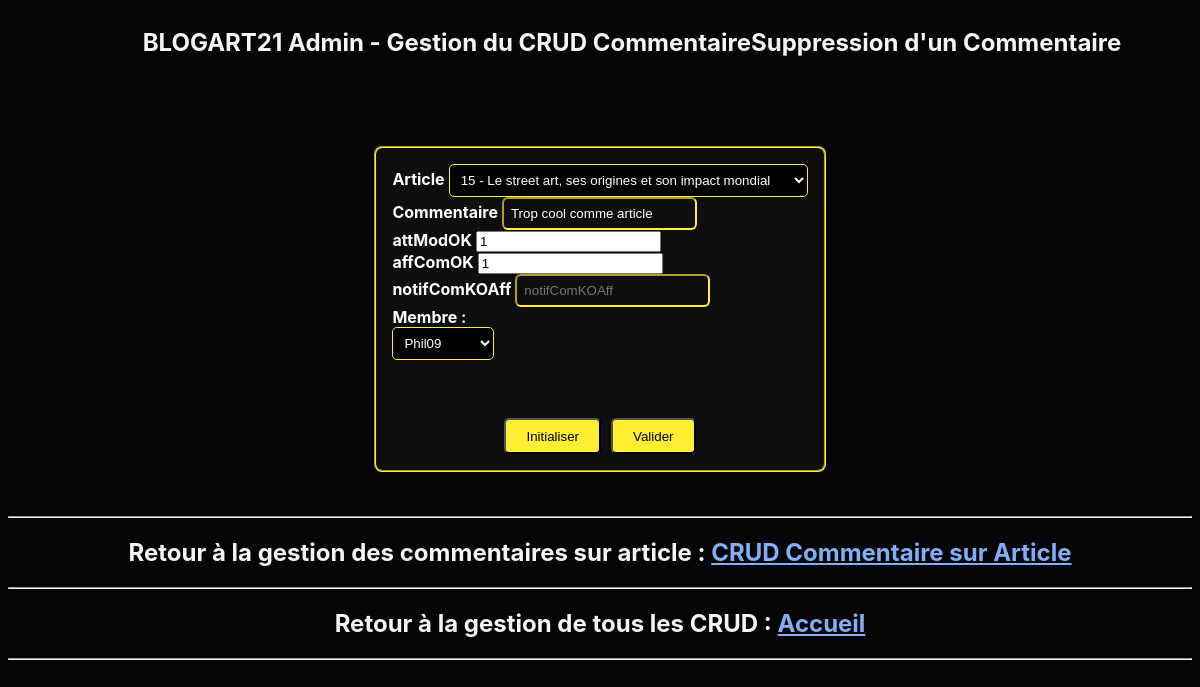
The app's page /back/comment/updateComment.php?numSeqCom=5&numArt=3 with its own data.
### tables this page shows
CREATE TABLE `comment` (
  `numSeqCom` int(10) NOT NULL,
  `numArt` int(8) NOT NULL,
  `dtCreCom` datetime DEFAULT NULL,
  `libCom` text NOT NULL,
  `attModOK` tinyint(1) DEFAULT 0,
  `affComOK` tinyint(1) DEFAULT 0,
  `notifComKOAff` text DEFAULT NULL,
  `delLogiq` tinyint(1) DEFAULT 0,
  `numMemb` int(10) NOT NULL
);

### CLASS_CRUD/article.class.php (called while the page is built, shortened)
<?php
require_once __DIR__ . '../../CONNECT/database.php';
class ARTICLE
{
    function get_AllArticles()
    {
        global $db;
        $query = 'SELECT * FROM article';
        $request = $db->query($query);
        $result = $request->fetchAll();
        return ($result);
    }
}

### CLASS_CRUD/comment.class.php (called while the page is built, shortened)
<?php
require_once __DIR__ . '../../CONNECT/database.php';
class COMMENT
{
	function get_1CommentWithMembre($numSeqCom, $numArt)
	{
		global $db;
		$query = 'SELECT * FROM comment INNER JOIN membre ON comment.numMemb = membre.numMemb WHERE (numSeqCom = :numSeqCom AND numArt = :numArt)';
		$request = $db->prepare($query);
		$request->bindParam(':numSeqCom',  $numSeqCom);
		$request->bindParam(':numArt',  $numArt);
		$request->execute();
		$result = $request->fetch();
		$myfile = fopen("./log.txt", "w") or die("Unable to open file!");
		$txt = "
		$numSeqCom
		$numArt
$result
            ";
		return ($result);
	}
}

### CLASS_CRUD/membre.class.php (called while the page is built, shortened)
<?php
require_once __DIR__ . '../../CONNECT/database.php';
class MEMBRE
{
    function get_AllMembres()
    {
        global $db;
        $query = 'SELECT * FROM MEMBRE;';
        $result = $db->query($query);
        $allMembres = $result->fetchAll();
        return ($allMembres);
    }
}

### back/comment/updateComment.php (the view, shortened to what this page needs)
<?php
require_once __DIR__ . '/../../CLASS_CRUD/comment.class.php';
$comm = new COMMENT;
require_once __DIR__ . '/../../CLASS_CRUD/membre.class.php';
$monMembre = new MEMBRE;
require_once __DIR__ . '/../../CLASS_CRUD/article.class.php';
$monArticle = new ARTICLE;
if ($_SERVER["REQUEST_METHOD"] == 'POST') {
    if ($_POST["Submit"] === "Annuler") {
        header("Location: ./comment.php");
        die();
    }
    $numSeqCom = $_POST["numSeqCom"];
    $numArt = $_POST["numArt"];
    $numMemb = $_POST["numMemb"];
    $comm->update($numSeqCom, $numArt, $_POST['dtCreCom'], $_POST['libCom'], $_POST['attModOK'], $_POST['affComOK'], $_POST['notifComKOAff'], $numMemb);
    $updated = true;
    $resultComment = $comm->get_1CommentWithMembre($numSeqCom, $numArt);
} else {
    $numSeqCom = $_GET['numSeqCom'];
    $numArt = $_GET['numArt'];
    $resultComment = $comm->get_1CommentWithMembre($numSeqCom, $numArt);
}
if ($resultComment) {
    $numArt = $resultComment['numArt'];
    $libCom = $resultComment['libCom'];
    $attModOK = $resultComment['attModOK'];
    $affComOK = $resultComment['affComOK'];
    $notifComKOAff = $resultComment['notifComKOAff'];
    $numMemb = $resultComment["numMemb"];
}
?>
<!DOCTYPE html>
<html lang="fr">
<head>
    <link href="../css/style.css" rel="stylesheet" type="text/css" />
    <link href="../css/back-office.css" rel="stylesheet" type="text/css" />
    <link href="../css/footer-back.css" rel="stylesheet" type="text/css" />
</head>
<body class="twa-back">
    <div class="title">
        <h1>BLOGART21 Admin - Gestion du CRUD Commentaire</h1>
        <h2>Suppression d'un Commentaire</h2>
    </div>
    <br>
    <form method="post" action=".\updateComment.php" >
        <div class="fieldset-container">
            <fieldset>
                <div class="controlgroup-colonne">
                    <div class="field">
                        <label>Article</label>
                        <select name="numArt" id="numArt">
                            <?php
                            $allArticles = $monArticle->get_AllArticles();
                            foreach ($allArticles as $row) {
                                if ($row["numArt"] === $numArt) {
                                    $selected = "selected";
                                } else {
                                    $selected = "";
                                } ?>
                                <option value="<?= $row['numArt'] ?>" <?= $selected ?>><?= $row['numArt'] ?> - <?= $row['libTitrArt'] ?></option>
                            <?php
                            }
                            ?>
                        </select>
                    </div>
                    <div class="field">
                        <label>Commentaire</label>
                        <input type="text" name="libCom" placeholder="Commentaire" value="<?php echo ($libCom); ?>">
                    </div>
                    <div class="field">
                        <label>attModOK</label>
                        <input type="number" name="attModOK" placeholder="attModOK" value="<?php echo ($attModOK); ?>">
                    </div>
                    <div class="field">
                        <label>affComOK</label>
                        <input type="number" name="affComOK" placeholder="affComOK" value="<?php echo ($affComOK); ?>">
                    </div>
                    <div class="field">
                        <label>notifComKOAff</label>
                        <input type="text" name="notifComKOAff" placeholder="notifComKOAff" value="<?php echo ($notifComKOAff); ?>">
                    </div>
                    <div class="field">
                        <label class="control-label" for="numMemb"><b>Membre :&nbsp;&nbsp;&nbsp;&nbsp;&nbsp;&nbsp;&nbsp;&nbsp;</b></label>
                        <br><select name="numMemb" id="numMemb">
                            <?php
                            $allMembres = $monMembre->get_AllMembres();
                            foreach ($allMembres as $row) {
                                if ($row["numMemb"] === $numMemb) {
                                    $selected = "selected";
                                } else {
                                    $selected = "";
                                }
                                echo '<option value="' . $row["numMemb"] . '" ' . $selected . '>' . $row["pseudoMemb"] . '</option>';
                            }
                            ?>
                        </select><br><br>
                    </div>
                    <div class="controls">
                        <br><br>
                        <input class="input-button" type="submit" value="Initialiser" name="Submit" />
                        <input class="input-button" id="button-valid" type="submit" value="Valider" name="Submit" />
                        <br>
                    </div>
                </div>
            </fieldset>
        </div>
    </form>
    <?php
    require_once __DIR__ . '/footerComment.php';
    require_once __DIR__ . '/footer.php';
    ?>
</body>
</html>

### back/css/style.css (style rules this page uses)
body { background-color: lightgrey; color: steelblue; }
.fieldset-container { display: flex; justify-content: center; padding: 0 110px; }
fieldset { background-color:#0E0E0E; max-width: 800px; padding: 16px; border-color: #FFEE32; -moz-border-radius: 8px; -webkit-border-radius: 8px; border-radius: 8px; max-width: 600px; }
label { font-family: 'Manrope', -apple-system, BlinkMacSystemFont, 'Segoe UI', Roboto, Oxygen, Ubuntu, Cantarell, 'Open Sans', 'Helvetica Neue', sans-serif; font-weight: bold; color: white; }
.controls { display: flex; justify-content: center; margin-top: 40px; }
@media screen and (min-width: 681px) and (max-width: 1279px) { body { background-color: blue; } }

### back/css/back-office.css (style rules this page uses)
.twa-back { background-color: #050505; }
h1 { text-align: center; margin-left: 4rem; color: whitesmoke; font-family: 'Manrope', -apple-system, BlinkMacSystemFont, 'Segoe UI', Roboto, Oxygen, Ubuntu, Cantarell, 'Open Sans', 'Helvetica Neue', sans-serif; font-size: 24px; font-weight: bold; margin-top: 20px; }
h2 { text-align: center; color: whitesmoke; font-family: 'Manrope', -apple-system, BlinkMacSystemFont, 'Segoe UI', Roboto, Oxygen, Ubuntu, Cantarell, 'Open Sans', 'Helvetica Neue', sans-serif; }
.title { display: flex; flex-direction: row; justify-content: center; height: 120px; }
input[type=text],input[type=email],input[type=password], textarea { color: white; background-color :#0E0E0E; border-radius: 6px; border-color :#FFEE32; padding: 7px; }
.input-button { cursor:pointer; padding:5px 20px; background-color:#FFEE32; border:line 2px #FFEE32; border-radius:5px; transition: 0.3s; text-decoration: none; color: black; }
#button-valid { margin-left: 10px; }
select { padding: 7px; color: white; border:line 2px; border-color: #FFEE32; border-radius:5px; background-color:black; }

### records on screen
comment: libCom "Trop cool comme article", attModOK "1", affComOK "1"

### other values on screen
form field numArt "15 - Le street art, ses origines et son impact mondial"
form field numMemb "Phil09"
